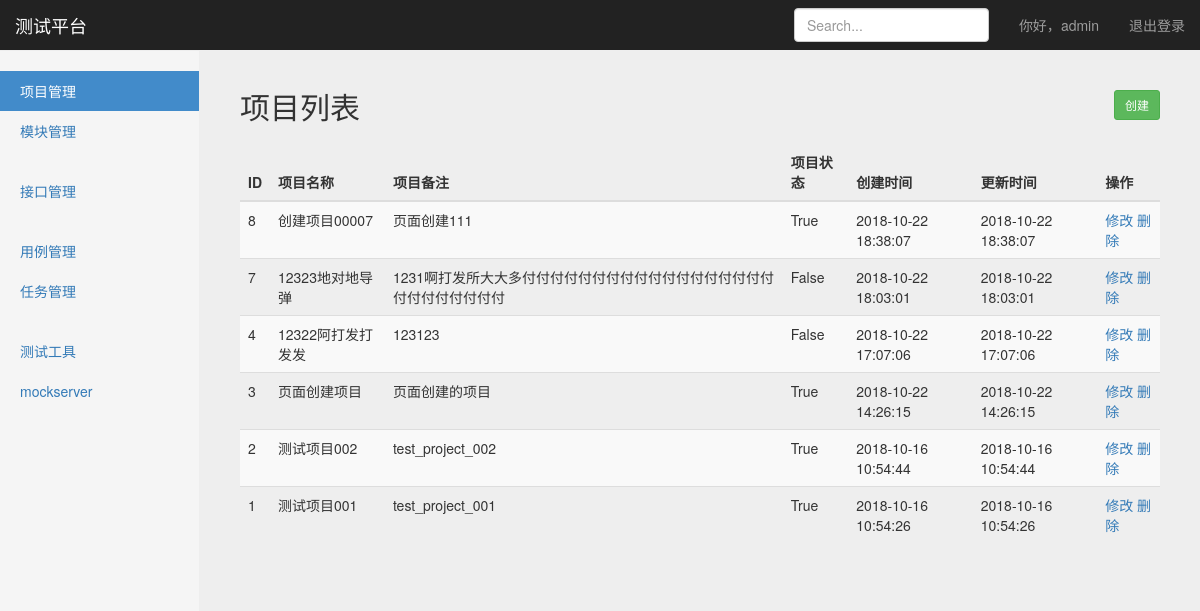
Page /project/project_manage/ (signed in) on the committed database.
### project_app/models.py (models this page shows, shortened)
class Project(models.Model):
    name = models.CharField('项目名称', max_length=100, blank=False, null=True)
    describe = models.TextField('备注', default='')
    status = models.BooleanField('状态', default=True)
    create_time = models.DateTimeField('创建时间', auto_now=True)
    update_time = models.DateTimeField('更新时间', auto_now=True)

### project_app/views/project_manage_views.py (the view)
# urls.py: path('project_manage/', project_manage_views.project_manage), #项目管理
@login_required #判断用是否登录
def project_manage(request):
    username = request.session.get('user','') #用session替换cookie
    projects = Project.objects.order_by('-update_time') #查出项目，并按照更新时间倒序
    return render(request, 'project_manage/project_manage.html', {
        'user':username,
        'projects':projects,
        'type':'list'
    })

### templates/project_manage/project_manage.html (shortened to what this page needs)
{% extends 'base.html' %}
{% block head %}
    <div class="container-fluid">
      <div class="row">
        <div class="col-sm-3 col-md-2 sidebar">
          <ul class="nav nav-sidebar">
            <li class="active"><a href="/project/project_manage/">项目管理<span class="sr-only">(current)</span></a></li>
            <li><a href="/project/project_module/">模块管理</a></li>
          </ul>
          <ul class="nav nav-sidebar">
            <li><a href="">接口管理</a></li>
          </ul>
          <ul class="nav nav-sidebar">
            <li><a href="">用例管理</a></li>
            <li><a href="">任务管理</a></li>
          </ul>
          <ul class="nav nav-sidebar">
            <li><a href="">测试工具</a></li>
            <li><a href="">mockserver</a></li>
          </ul>
        </div>
      {% if type == 'list' %}
        <div class="col-sm-9 col-sm-offset-3 col-md-10 col-md-offset-2 main">
          <h2 class="sub-header">项目列表
            <button type="button" onclick="window.location.href='/project/project_manage_create/'" class="btn btn-sm btn-success" style="float:right">创建</button>
          </h2>
          <div class="table-responsive">
            <table class="table table-striped">
              <thead>
                <tr>
                  <th>ID</th>
                  <th>项目名称</th>
                  <th>项目备注</th>
                  <th>项目状态</th>
                  <th>创建时间</th>
                  <th>更新时间</th>
                  <th>操作</th>
                </tr>
              </thead>
              <tbody>
                {% for project in projects %}
                <tr>
                  <td>{{ project.id }}</td>
                  <td>{{ project.name }}</td>
                  <td>{{ project.describe }}</td>
                  <td>{{ project.status }}</td>
                  <td>{{ project.create_time|date:"Y-m-d H:i:s" }}</td>
                  <td>{{ project.update_time|date:"Y-m-d H:i:s" }}</td>
                  <td>
                      <a href="/project/project_manage_update/{{ project.id }}/">修改</a>
                      <a href="/project/project_manage_delete/{{ project.id }}/">删除</a>
                  </td>
                </tr>
                {% endfor %}
              </tbody>
            </table>
          </div>
        </div>
      {% endif %}
      </div>
    </div>
{% endblock %}

### templates/base.html (shortened to what this page needs)
<!DOCTYPE html>
<html lang="zh-CN">
  <head>
      {% load static %}
      <link href="{% static 'css/bootstrap.min.css' %}" rel="stylesheet" type="text/css">
      <link href="{%static 'css/signin.css'%}" rel="stylesheet" type="text/css">
      <link href="{% static 'css/dashboard.css' %}" rel="stylesheet" type="text/css">
  </head>
  <body>
    <nav class="navbar navbar-inverse navbar-fixed-top">
      <div class="container-fluid">
        <div class="navbar-header">
          <a class="navbar-brand" href="#">测试平台</a>
        </div>
        <div id="navbar" class="navbar-collapse collapse">
          <ul class="nav navbar-nav navbar-right">
              <li><a href="#">你好，{{ user }}</a></li>
              <li><a href="/logout/">退出登录</a></li>
          </ul>
          <form class="navbar-form navbar-right">
            <input type="text" class="form-control" placeholder="Search...">
          </form>
        </div>
      </div>
    </nav>
  {% block head %}
  {% endblock %}
  </body>
</html>

### static/css/signin.css (style rules this page uses)
body { padding-top: 40px; padding-bottom: 40px; background-color: #eee; }

### static/css/dashboard.css (style rules this page uses)
body { padding-top: 50px; }
.sub-header { padding-bottom: 10px; border-bottom: 1px solid #eee; }
.navbar-fixed-top { border: 0; }
.sidebar { display: none; }
@media (min-width: 768px) { .sidebar { position: fixed; top: 51px; bottom: 0; left: 0; z-index: 1000; display: block; padding: 20px; overflow-x: hidden; overflow-y: auto; background-color: #f5f5f5; border-right: 1px solid #eee; } }
.nav-sidebar { margin-right: -21px; margin-bottom: 20px; margin-left: -20px; }
.nav-sidebar > li > a { padding-right: 20px; padding-left: 20px; }
.nav-sidebar > .active > a, .nav-sidebar > .active > a:hover, .nav-sidebar > .active > a:focus { color: #fff; background-color: #428bca; }
.main { padding: 20px; }
@media (min-width: 768px) { .main { padding-right: 40px; padding-left: 40px; } }

### rows in the picture
Project: id "8", name "创建项目00007", describe "页面创建111", status "True", create_time "2018-10-22 18:38:07", update_time "2018-10-22 18:38:07"
Project: id "7", name "12323地对地导弹", describe "1231啊打发所大大多付付付付付付付付付付付付付付付付付付付付付付付付付付", status "False", create_time "2018-10-22 18:03:01", update_time "2018-10-22 18:03:01"
Project: id "4", name "12322阿打发打发发", describe "123123", status "False", create_time "2018-10-22 17:07:06", update_time "2018-10-22 17:07:06"
Project: id "3", name "页面创建项目", describe "页面创建的项目", status "True", create_time "2018-10-22 14:26:15", update_time "2018-10-22 14:26:15"
Project: id "2", name "测试项目002", describe "test_project_002", status "True", create_time "2018-10-16 10:54:44", update_time "2018-10-16 10:54:44"
Project: id "1", name "测试项目001", describe "test_project_001", status "True", create_time "2018-10-16 10:54:26", update_time "2018-10-16 10:54:26"

### other values in the picture
{{ user }} "admin"
